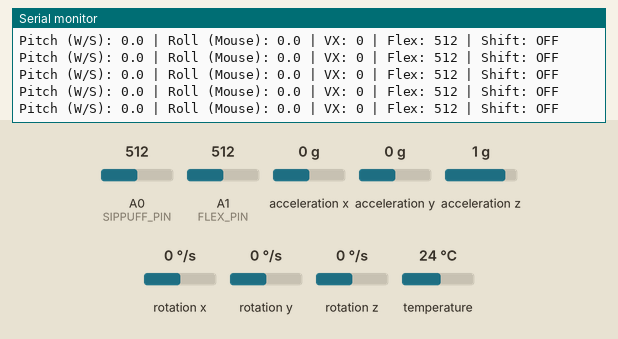
Recording of a sketch running on a simulated Arduino Leonardo, built with avr-gcc and run on an emulated ATmega32U4. On the bench: the last lines printed to the serial monitor. The inputs (shaded band) are chosen by the test bench; at power-on: A1 (FLEX_PIN) = 512, A0 (SIPPUFF_PIN) = 512, acceleration x 0 g, acceleration y 0 g, acceleration z 1 g, rotation x 0 °/s, rotation y 0 °/s, rotation z 0 °/s, temperature 24 °C. USB keyboard and mouse output is not drawn.

Above: at 7.8 s.
7.9 s: A1 (FLEX_PIN) set to 691
At 8.7 s:
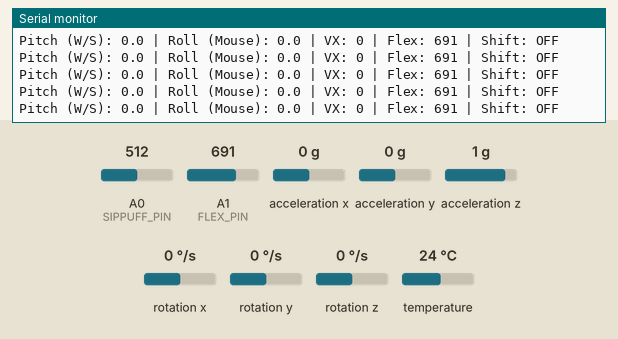
9.4 s: A1 (FLEX_PIN) set to 711
At 10.4 s:
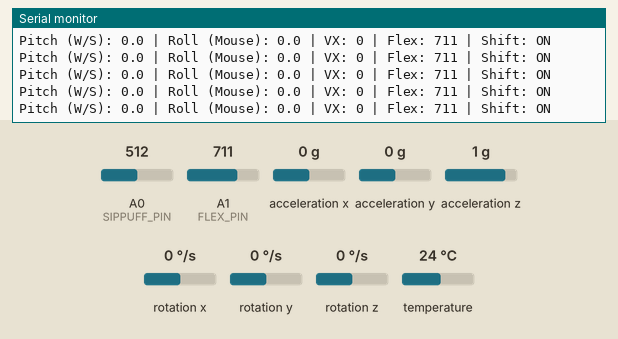

The sketch:

7.MPU_joystick.ino
```cpp
/*
 * MPU6050 + Sip & Puff Controller
 * Version: 8.1 (Logic Cloned from BNO V12.1)
 * Description:
 * 1. Uses a Complementary Filter to get STABLE Pitch and Roll angles from the MPU6050.
 * 2. Pitch ANGLE (Displacement) controls W/S/Ctrl (relative to a neutral calibration).
 * 3. Roll ANGLE (Displacement) controls CONSTANT SPEED mouse (relative to a neutral calibration).
 * 4. FlexiForce (A1) now controls KEY_LEFT_SHIFT.
 * 5. Sip & Puff logic is unchanged.
 *
 * Code Modified by: Code Companion
 */

#include <Wire.h>
#include <Adafruit_MPU6050.h>
#include <Adafruit_Sensor.h>
#include <Keyboard.h>
#include <Mouse.h>

// --- Sensor Objects ---
Adafruit_MPU6050 mpu;

// --- Tweakable Parameters (Matched to BNO v12.1) ---
// -- MPU6050 Movement Control (Pitch-based) --
const int PITCH_WALK_THRESHOLD = -3;
const int PITCH_SPRINT_THRESHOLD = 1;
const int PITCH_BACKUP_THRESHOLD = 10;

// -- FlexiForce SHIFT Control --
const int FLEX_PIN = A1;
int FLEX_SHIFT_THRESHOLD = 700;

// -- MPU6050 Mouse Control (Roll Displacement - Binary Speed) --
const float ROLL_DEADZONE_LEFT = 12.0;
const int MOUSE_SPEED_LEFT = 8;

const float ROLL_DEADZONE_RIGHT = 6.0;
const int MOUSE_SPEED_RIGHT = 8;

// -- Sip & Puff Control (MPX5050 Sensor) (Unchanged) --
const int SIPPUFF_PIN = A0;
const int HARD_PUFF_THRESHOLD = 30;
const int SOFT_PUFF_THRESHOLD = 15;
const int SIP_THRESHOLD = -5;
const int NEUTRAL_DEADZONE = 5;
const int EVALUATION_PERIOD = 10;

// -- MPU6050 Complementary Filter --
// This is required to get stable angles from the MPU6050
float complementaryFactor = 0.98;
float stableAnglePitch = 0.0; // This will hold our stable Pitch
float stableAngleRoll = 0.0;  // This will hold our stable Roll
unsigned long lastUpdateTime = 0;

// --- State Tracking ---
struct KeyStates {
  bool w = false, s = false, left_ctrl = false, left_shift = false;
};
KeyStates keyStates;

float neutralPitchOffset = 0.0; // For movement calibration
float neutralRollOffset = 0.0;  // For mouse calibration

// (Sip & Puff states are unchanged)
int sipPuffBaseline = 0;
bool sipActionTaken = false;
bool isLeftClickHeld = false;
bool isJumpHeld = false;
bool isEvaluatingPuff = false;
int puffMeasurementCounter = 0;


// --- Helper Functions (Unchanged) ---
void handleKeyPress(uint8_t key, bool shouldBePressed, bool &isPressed) {
  if (shouldBePressed && !isPressed) {
    Keyboard.press(key); isPressed = true;
  } else if (!shouldBePressed && isPressed) {
    Keyboard.release(key); isPressed = false;
  }
}

// (Helper function from BNO code, not strictly needed for pitch/roll < 90 deg, but good practice)
float calculateAngleDifference(float currentAngle, float targetAngle) {
  float diff = currentAngle - targetAngle;
  while (diff <= -180) diff += 360;
  while (diff > 180) diff -= 360;
  return diff;
}

void setup() {
  Serial.begin(115200);

  // --- 1. MPU6050 Initialization ---
  if (!mpu.begin()) {
    Serial.print("Ooops, no MPU6050 detected...");
    while (1);
  }
  Serial.println("MPU6050 Found!");
  // Set accelerometer and gyro ranges (optional, but good)
  mpu.setAccelerometerRange(MPU6050_RANGE_8_G);
  mpu.setGyroRange(MPU6050_RANGE_500_DEG);
  mpu.setFilterBandwidth(MPU6050_BAND_21_HZ);


  // --- 2. Initialize Keyboard & Mouse ---
  Keyboard.begin();
  Mouse.begin();


  // --- 3. Calibrate Sip & Puff Pressure Sensor ---
  Serial.println("Calibrating Pressure Sensor (Sip/Puff)...");
  long pressureSum = 0;
  for (int i = 0; i < 500; i++) {
    pressureSum += analogRead(SIPPUFF_PIN);
    delay(2);
  }
  sipPuffBaseline = pressureSum / 500;
  Serial.print("Sip/Puff Baseline: ");
  Serial.println(sipPuffBaseline);


  // --- 4. Calibrate "Neutral Pitch and Roll Values" ---
  Serial.println("Calibrating \"Neutral Pitch and Roll Values\"...");
  delay(2000); // Time to get sensor into neutral position

  sensors_event_t a, g, temp; // Declare sensor event struct
  float pitchSum = 0;
  float rollSum = 0;
  int calibrationSamples = 50;

  for (int i = 0; i < calibrationSamples; i++) {
     mpu.getEvent(&a, &g, &temp); // Read from MPU
     // Calculate MPU's initial Pitch and Roll from Accelerometer
     pitchSum += atan2(-a.acceleration.x, sqrt(a.acceleration.y * a.acceleration.y + a.acceleration.z * a.acceleration.z)) * 180 / M_PI;
     rollSum += atan2(a.acceleration.y, a.acceleration.z) * 180 / M_PI;
     delay(10);
  }

  neutralPitchOffset = pitchSum / calibrationSamples;
  neutralRollOffset = rollSum / calibrationSamples;

  // Initialize the filter's stable angles to the calibrated neutral position
  stableAnglePitch = neutralPitchOffset;
  stableAngleRoll = neutralRollOffset;

  Serial.print("Neutral Pitch Offset (W/S Control): ");
  Serial.println(neutralPitchOffset);
  Serial.print("Neutral Roll Offset (Mouse Control): ");
  Serial.println(neutralRollOffset);
  Serial.println("MPU6050 + SipPuff Controller ready.");

  // Initialize timer for Complementary Filter
  lastUpdateTime = millis();
}


void loop() {
  // --- Sip & Puff Logic (Runs first, unchanged) ---
  int currentSipPuffPressure = analogRead(SIPPUFF_PIN);
  int sipPuffDelta = currentSipPuffPressure - sipPuffBaseline;
  bool sipPuff_isNeutral = abs(sipPuffDelta) < NEUTRAL_DEADZONE;
  bool sipPuff_isHardPuff = sipPuffDelta > HARD_PUFF_THRESHOLD;
  bool sipPuff_isSip = sipPuffDelta < SIP_THRESHOLD;
  bool sipPuff_isSoftPuffRange = (sipPuffDelta > SOFT_PUFF_THRESHOLD) && (sipPuffDelta <= HARD_PUFF_THRESHOLD);

  if (sipPuff_isNeutral) { /* ... Reset logic ... */ }
  else if (sipPuff_isSip && !sipActionTaken) { /* ... Sip logic ... */ }
  else if (!sipActionTaken) { /* ... Puff logic (Hard, Soft, Eval) ... */ }

  // --- MPU6050 Logic ---
  sensors_event_t a, g, temp;
  mpu.getEvent(&a, &g, &temp);

  // --- MPU6050 Complementary Filter ---
  // This section calculates the stable Pitch and Roll angles
  unsigned long currentTime = millis();
  float dt = (currentTime - lastUpdateTime) / 1000.0; // Time delta in seconds
  lastUpdateTime = currentTime;

  // Calculate angles from accelerometer (long-term stability)
  float accelAnglePitch = atan2(-a.acceleration.x, sqrt(a.acceleration.y * a.acceleration.y + a.acceleration.z * a.acceleration.z)) * 180 / M_PI;
  float accelAngleRoll = atan2(a.acceleration.y, a.acceleration.z) * 180 / M_PI;

  // Calculate stable angles by fusing gyro (short-term) and accel (long-term)
  // Gyro values (g.gyro.y, g.gyro.x) are in rad/s, so we convert to deg/s
  stableAnglePitch = complementaryFactor * (stableAnglePitch + (g.gyro.y * 180 / M_PI) * dt) + (1 - complementaryFactor) * (accelAnglePitch);
  stableAngleRoll  = complementaryFactor * (stableAngleRoll  + (g.gyro.x * 180 / M_PI) * dt) + (1 - complementaryFactor) * (accelAngleRoll);

  // --- Calculate Relative Displacement ---
  // We use simple subtraction, as Pitch/Roll are unlikely to wrap around 360 in this use case
  float relativePitch = stableAnglePitch - neutralPitchOffset;
  float relativeRoll = stableAngleRoll - neutralRollOffset;

  // --- MPU6050 Keyboard Movement Control (Pitch-based) ---
  bool should_w_be_pressed = false;
  bool should_s_be_pressed = false;
  bool should_ctrl_be_pressed = false;

  if (relativePitch > PITCH_SPRINT_THRESHOLD) {
    should_w_be_pressed = true;
    should_ctrl_be_pressed = true; // Sprint (CTRL + W)
  }
  else if (relativePitch > PITCH_WALK_THRESHOLD) {
    should_w_be_pressed = true; // Walk (W only)
  }
  else if (relativePitch < -PITCH_BACKUP_THRESHOLD) {
    should_s_be_pressed = true; // Back up (S)
  }

  handleKeyPress('w', should_w_be_pressed, keyStates.w);
  handleKeyPress('s', should_s_be_pressed, keyStates.s);
  handleKeyPress(KEY_LEFT_CTRL, should_ctrl_be_pressed, keyStates.left_ctrl);

  int flexValue = analogRead(FLEX_PIN);
  bool should_shift_be_pressed = (flexValue > FLEX_SHIFT_THRESHOLD);
  handleKeyPress(KEY_LEFT_SHIFT, should_shift_be_pressed, keyStates.left_shift);


  // --- MPU6050 DISPLACEMENT-BASED MOUSE CONTROL (CONSTANT SPEED) ---
  int mouse_vx = 0;
  if (relativeRoll > ROLL_DEADZONE_RIGHT){
    mouse_vx = MOUSE_SPEED_RIGHT;
  }
  // 2. Check for Left Movement
  else if (relativeRoll < -ROLL_DEADZONE_LEFT) {
    mouse_vx = -MOUSE_SPEED_LEFT;
  }
  if (mouse_vx != 0) {
    Mouse.move(mouse_vx, 0);
  }

  Serial.print("Pitch (W/S): "); Serial.print(relativePitch, 1);
  Serial.print(" | Roll (Mouse): "); Serial.print(relativeRoll, 1);
  Serial.print(" | VX: "); Serial.print(mouse_vx);
  Serial.print(" | Flex: "); Serial.print(flexValue);
  Serial.print(" | Shift: "); Serial.print(keyStates.left_shift ? "ON" : "OFF");
  Serial.println();

  delay(10);
}
```

Measured:
- the behaviour switches between 700 and 701 on A1 (FLEX_PIN) (found by bisection; images 1 and 2)
- after the input at 7.9 s, the serial monitor: prints a new line at once (image 1)
- after the input at 9.4 s, the serial monitor: prints a new line at once (image 2)
